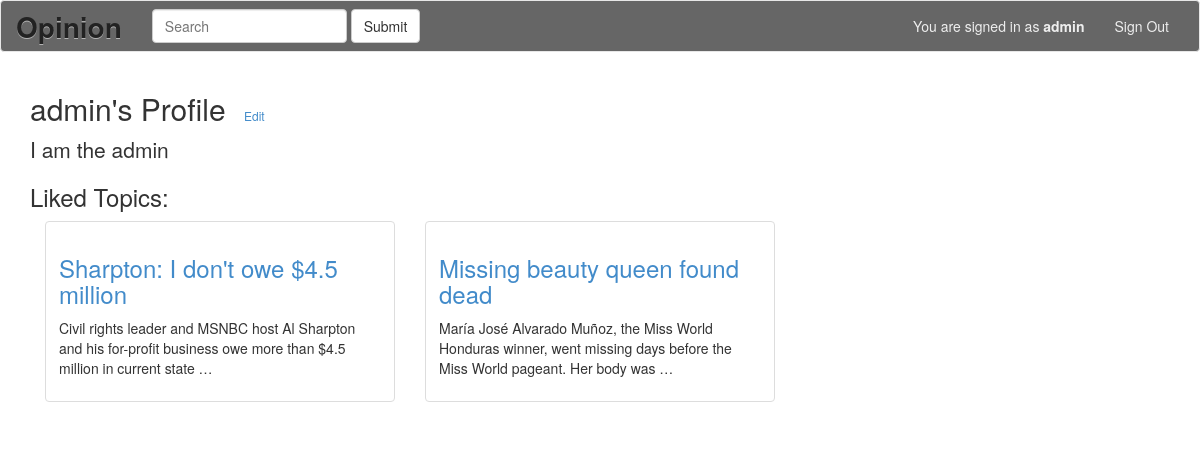
/profile/ (signed in), run on the app's committed database.
### appopinion/models.py (models this page shows)
class Profile(models.Model):
    user = models.ForeignKey(User)
    motto = models.CharField(max_length=200, blank=True)
    likes = models.ManyToManyField(Topic, blank=True)

class Topic(models.Model):
    title = models.CharField(max_length=255)
    date = models.DateTimeField('date published')
    content = models.TextField()
    url = models.CharField(max_length=255)
    source = models.CharField(max_length=255)
    likecount = models.BigIntegerField(default=0)

### appopinion/views.py (the view)
# urls.py: url(r'^profile/$', views.profile, name='profile'),
@login_required(login_url='/signin/')
def profile(request):
    usr = request.user
    profile = Profile.objects.get(user=usr)
    context = {
                'user':usr,
                'profile':profile,
                'liked_topics':profile.likes.all,
              }
    return render(request, 'appopinion/profile.html', context)

### appopinion/template/appopinion/profile.html
{% extends 'appopinion/base.html' %}
{% block content%}
<div class="container">
    <h2 class="form-signin-heading">{{ user.username }}'s Profile <a class='btn-sm' href='edit/'>Edit</a></h2>
    <p class="lead">{{ profile.motto }}</p>
    <h3>Liked Topics:</h3>
   {% for topic in liked_topics %}
  	<div class="col-sm-6 col-md-4">
        <div class="thumbnail">
          <div class="caption">
            <a href="../topic_id={{topic.id }}">
                <h3>{{ topic.title |truncatewords:10}}</h3>
            </a>
            <p> {{ topic.content|truncatewords:20 }}</p>
          </div>
        </div>
  	</div>
    {% endfor %}
</div>
{% endblock %}

### appopinion/template/appopinion/base.html (shortened to what this page needs)
{% load staticfiles %}
{% load dajaxice_templatetags %}
<!DOCTYPE html>
<html lang="en">
<head>
    <link rel="stylesheet" type="text/css" href="{% static 'appopinion/bootstrap.min.css' %}">
    <link rel="stylesheet" type="text/css" href="{% static 'appopinion/opinion.css' %}">
</head>
<body>
<nav class="navbar navbar-default" role="navigation" style="background-color: #666;">
  <div class="container-fluid">
    <div class="navbar-header">
      <a class="navbar-brand" href="/" style="font-size:2em; color:#222; text-shadow:0px 1px 0px rgba(255,255,255,.5);"><b>Opinion</b>  </a>
    </div>
    <div class="collapse navbar-collapse" id="bs-example-navbar-collapse-1">
      <form class="navbar-form navbar-left" role="search">
        <div class="form-group">
          <input type="text" class="form-control" name="search" placeholder="Search">
        </div>
        <button type="submit" class="btn btn-default">Submit</button>
      </form>
      <ul class="nav navbar-nav navbar-right">
        {% if user.is_authenticated %}
          <li><a style="color:#eee">You are signed in as <b>{{user.username}}</b></a></li>
          <li><a style="color:#eee" href="/signout/">Sign Out</a></li>
        {% else %}
          <li><a style="color:#fff" href="/signin/">Sign In</a></li>
          <li><a style="color:#fff" href="/signup/">Sign Up</a></li>
        {% endif %}
      </ul>
    </div>
  </div>
</nav>
{% block content %}{% endblock %}
</body>
</html>

### data on the page
Profile: motto "I am the admin"
Topic: title "Sharpton: I don't owe $4.5 million", content "Civil rights leader and MSNBC host Al Sharpton and his for-profit business owe more than $4.5 million in current state …"
Topic: title "Missing beauty queen found dead", content "María José Alvarado Muñoz, the Miss World Honduras winner, went missing days before the Miss World pageant. Her body was …"

### other printed values
{{ user.username }} "admin"
